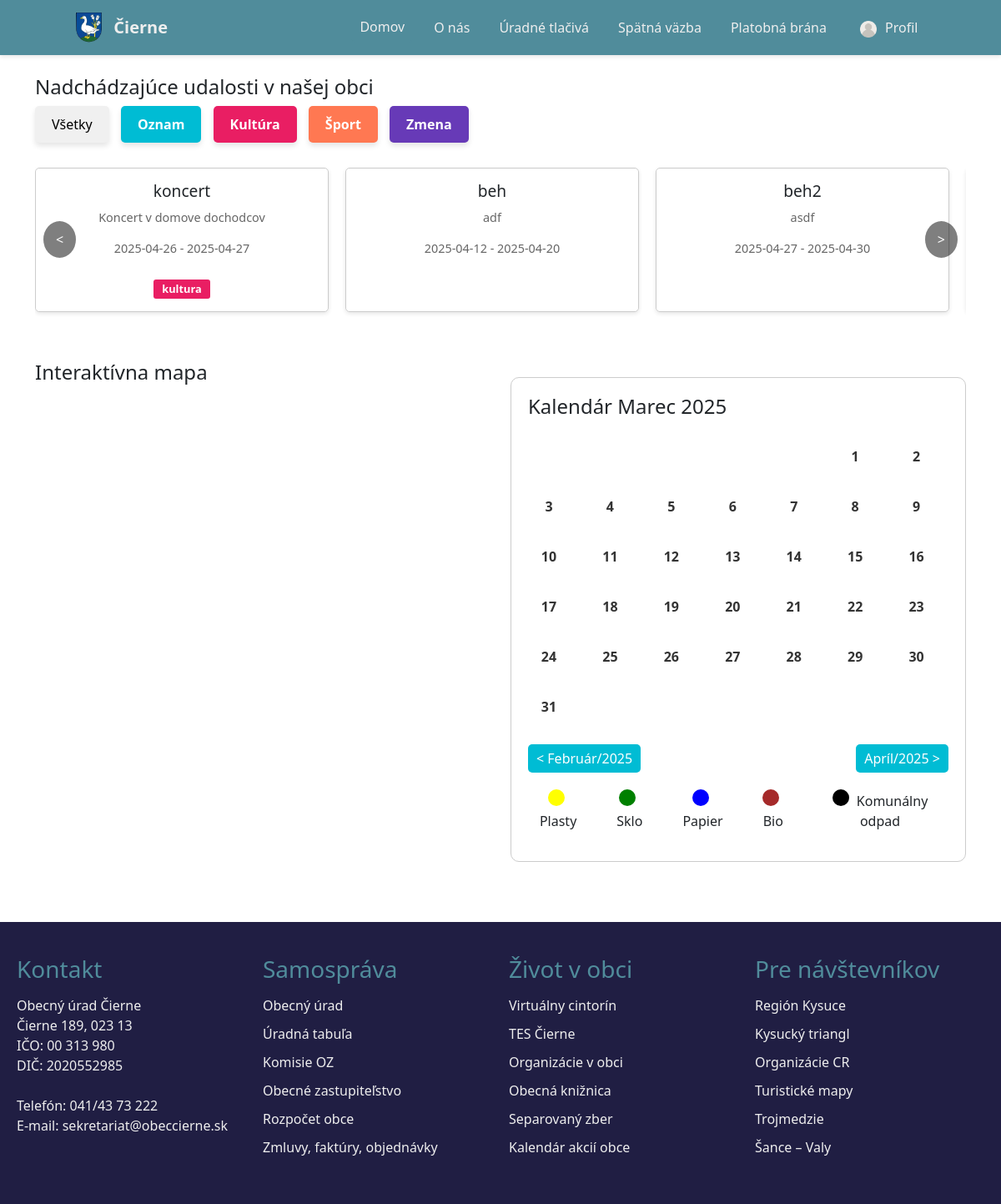
Screenshot of /index_log.php?month=3&year=2025 with the database file from the repository.
### tables this page shows
CREATE TABLE `news` (
  `id` int(11) NOT NULL,
  `typ` varchar(100) NOT NULL,
  `nazov` varchar(200) NOT NULL,
  `text` text DEFAULT NULL,
  `obrazok` longblob DEFAULT NULL,
  `datum_od` date DEFAULT NULL,
  `datum_do` date DEFAULT NULL,
  `id_obec` int(11) DEFAULT NULL
);

### index_log.php (the view, shortened to what this page needs)
<?php
include 'header.php';
include 'navbar.php';
$conn = new mysqli("localhost", "root", "", "prvy_proof");
$sql = "SELECT * FROM news";
$result = $conn->query($sql);
function getMonthName($month)
{
    $months = [
        1 => 'Január',
        2 => 'Február',
        3 => 'Marec',
        4 => 'Apríl',
        5 => 'Máj',
        6 => 'Jún',
        7 => 'Júl',
        8 => 'August',
        9 => 'September',
        10 => 'Október',
        11 => 'November',
        12 => 'December'
    ];
    return $months[$month] ?? 'Neznámy mesiac';
}
$currentMonth = isset($_GET['month']) ? intval($_GET['month']) : intval(date('m'));
$currentYear = isset($_GET['year']) ? intval($_GET['year']) : date('Y');
$daysInMonth = cal_days_in_month(CAL_GREGORIAN, $currentMonth, $currentYear);
?>
<br>
<div class="container">
    <div class="row">
        <div class="col-lg-12">
            <h4>Nadchádzajúce udalosti v našej obci</h4>
            <div class="filter-buttons">
                <button class="filter-btn" data-category="vsetky">Všetky</button>
                <button class="filter-btn" data-category="oznam" style="background-color:#00bcd4;color:white;font-weight:600">Oznam</button>
                <button class="filter-btn" data-category="kultura" style="background-color:#e91e63;color:white;font-weight:600">Kultúra</button>
                <button class="filter-btn" data-category="sport" style="background-color:#FF7852;color:white;font-weight:600">Šport</button>
                <button class="filter-btn" data-category="zmena" style="background-color:#673ab7;color:white;font-weight:600">Zmena</button>
            </div>
            <div class="carousel-container">
                <button class="carousel-btn left-btn">&lt;</button>
                <div class="events-carousel">
                    <?php
                    if ($result->num_rows > 0) {
                        while ($row = $result->fetch_assoc()) {
                            $categoryClass = strtolower($row['typ']);
                            echo "
                            <div class='event-card $categoryClass'>
                                <h3>{$row['nazov']}</h3>
                                <p>{$row['text']}</p>
                                <p>{$row['datum_od']} - {$row['datum_do']}</p>
                                <span class='badge $categoryClass'>{$row['typ']}</span>
                            </div>
                            ";
                        }
                    } else {
                        echo "<p>Žiadne udalosti na zobrazenie.</p>";
                    }
                    ?>
                </div>
                <button class="carousel-btn right-btn">&gt;</button>
            </div>
        </div>
    </div><br><br>
    <div class="row">
        <div class="col-lg-6">
            <h4>Interaktívna mapa </h4>
        </div>
        <div class="col-lg-6">
            <div class="calendar-container" style="border: 1px solid #ccc; padding: 20px; border-radius: 10px;">
                <h4 style="text-align:left;">Kalendár <?= getMonthName($currentMonth) . " " . $currentYear ?></h4>
                <div class="calendar">
                    <?php
                    $firstDayOfMonth = date('N', strtotime("$currentYear-$currentMonth-01"));
                    $emptyDays = $firstDayOfMonth - 1;
                    for ($i = 0; $i < $emptyDays; $i++) {
                        echo '<div class="calendar-day empty"></div>';
                    }
                    for ($day = 1; $day <= $daysInMonth; $day++):
                        $colorClass = '';
                    ?>
                        <div class="calendar-day <?= $colorClass ?>">
                            <?= $day ?>
                        </div>
                    <?php endfor; ?>
                </div>
                <div class="calendar-navigation">
                    <?php
                    $prevMonth = $currentMonth - 1;
                    $prevYear = $currentYear;
                    $nextMonth = $currentMonth + 1;
                    $nextYear = $currentYear;
                    ?>
                    <a href="?month=<?= $prevMonth ?>&year=<?= $prevYear ?>" class="nav-btn">&lt; <?= getMonthName($prevMonth) . "/$prevYear" ?></a>
                    <a href="?month=<?= $nextMonth ?>&year=<?= $nextYear ?>" class="nav-btn"><?= getMonthName($nextMonth) . "/$nextYear" ?> &gt;</a>
                </div>
                <div class="calendar-legend">
                    <p><span class="legend yellow"></span> Plasty</p>
                    <p><span class="legend green"></span> Sklo</p>
                    <p><span class="legend blue"></span> Papier</p>
                    <p><span class="legend brown"></span> Bio</p>
                    <p><span class="legend black"></span> Komunálny odpad</p>
                </div>
            </div>
        </div>
    </div><br><br><br>
</div>
<?php
include 'footer.php';
?>

### assets/css/style.css (style rules this page uses)
.filter-buttons { margin-bottom: 20px; }
.filter-btn { margin-right: 10px; padding: 10px 20px; border: none; cursor: pointer; background-color: #f0f0f0; border-radius: 5px; }
.event-card { flex: 0 0 calc(33.333% - 20px); max-width: calc(33.333% - 20px); border: 1px solid #ccc; border-radius: 5px; padding: 15px; box-shadow: 0 2px 5px rgba(0, 0, 0, 0.1); text-align: center; }
.badge.kultura { background-color: #e91e63; color: white; padding: 5px 10px; border-radius: 3px; }
.event-card h3 { font-size: 1.2em; margin-bottom: 10px; }
.event-card p { font-size: 0.9em; color: #666; }
.badge { display: inline-block; padding: 5px 10px; border-radius: 3px; font-size: 0.8em; color: #fff; margin-top: 10px; }
.badge.kultura { background-color: #e91e63; }
.carousel-container { position: relative; display: flex; align-items: center; overflow: hidden; margin-top: 20px; }
.events-carousel { display: flex; gap: 20px; overflow-x: auto; scroll-behavior: smooth; padding: 10px 0; }
.carousel-btn { position: absolute; top: 50%; transform: translateY(-50%); background-color: rgba(0, 0, 0, 0.5); color: white; border: none; padding: 10px 15px; cursor: pointer; z-index: 10; border-radius: 50%; }
.carousel-btn.left-btn { left: 10px; }
.carousel-btn.right-btn { right: 10px; }
.calendar-container { text-align: center; margin-top: 20px; }
.calendar { display: grid; grid-template-columns: repeat(7, 1fr); gap: 10px; margin: 20px 0; }
.calendar-day { width: 40px; height: 40px; display: flex; justify-content: center; align-items: center; border-radius: 50%; background-color: #f0f0f0; font-weight: bold; color: #333; border: 1px solid #ccc; }
.calendar-day.empty { background-color: transparent; border: none; }
.calendar-navigation { display: flex; justify-content: space-between; margin: 10px 0; }
.nav-btn { text-decoration: none; background-color: #00bcd4; color: white; padding: 5px 10px; border-radius: 5px; }
.calendar-legend { display: flex; justify-content: center; gap: 20px; margin-top: 20px; }
.legend { display: inline-block; width: 20px; height: 20px; border-radius: 50%; margin-right: 5px; }
.legend.yellow { background-color: yellow; }
.legend.green { background-color: green; }
.legend.brown { background-color: brown; }
.legend.black { background-color: black; }

### index_log.php (style rules this page uses)
.calendar-container { text-align: center; margin-top: 20px; }
.calendar { display: grid; grid-template-columns: repeat(7, 1fr); gap: 10px; margin: 20px 0; }
.calendar-day { width: 50px; height: 50px; display: flex; justify-content: center; align-items: center; border-radius: 50%; background-color: white; font-weight: bold; color: #333; border: 4px solid transparent; transition: all 0.3s ease; }
.calendar-day.empty { background-color: transparent; border: none; }
.calendar-navigation { display: flex; justify-content: space-between; margin: 10px 0; }
.nav-btn { text-decoration: none; background-color: #00bcd4; color: white; padding: 5px 10px; border-radius: 5px; }
.calendar-legend { display: flex; justify-content: center; gap: 20px; margin-top: 20px; }
.legend { display: inline-block; width: 20px; height: 20px; border-radius: 50%; margin-right: 5px; }
.legend.yellow { background-color: yellow; }
.legend.green { background-color: green; }
.legend.blue { background-color: blue; }
.legend.brown { background-color: brown; }
.legend.black { background-color: black; }
.filter-btn { text-decoration: none; font-size: 16px; color: black; padding: 10px 20px; border-radius: 5px; border: none; background-color: #f0f0f0; cursor: pointer; transition: all 0.3s ease; box-shadow: 0 4px 6px rgba(0, 0, 0, 0.1); }

### rows the page displays
news: nazov "koncert", text "Koncert v domove dochodcov", datum_od "2025-04-26", datum_do "2025-04-27", typ "kultura"
news: nazov "beh", text "adf", datum_od "2025-04-12", datum_do "2025-04-20"
news: nazov "beh2", text "asdf", datum_od "2025-04-27", datum_do "2025-04-30"

### other values shown
getMonthName($currentMonth) "Marec"
$currentYear "2025"
getMonthName($prevMonth) "Február"
$prevYear "2025"
getMonthName($nextMonth) "Apríl"
$nextYear "2025"
